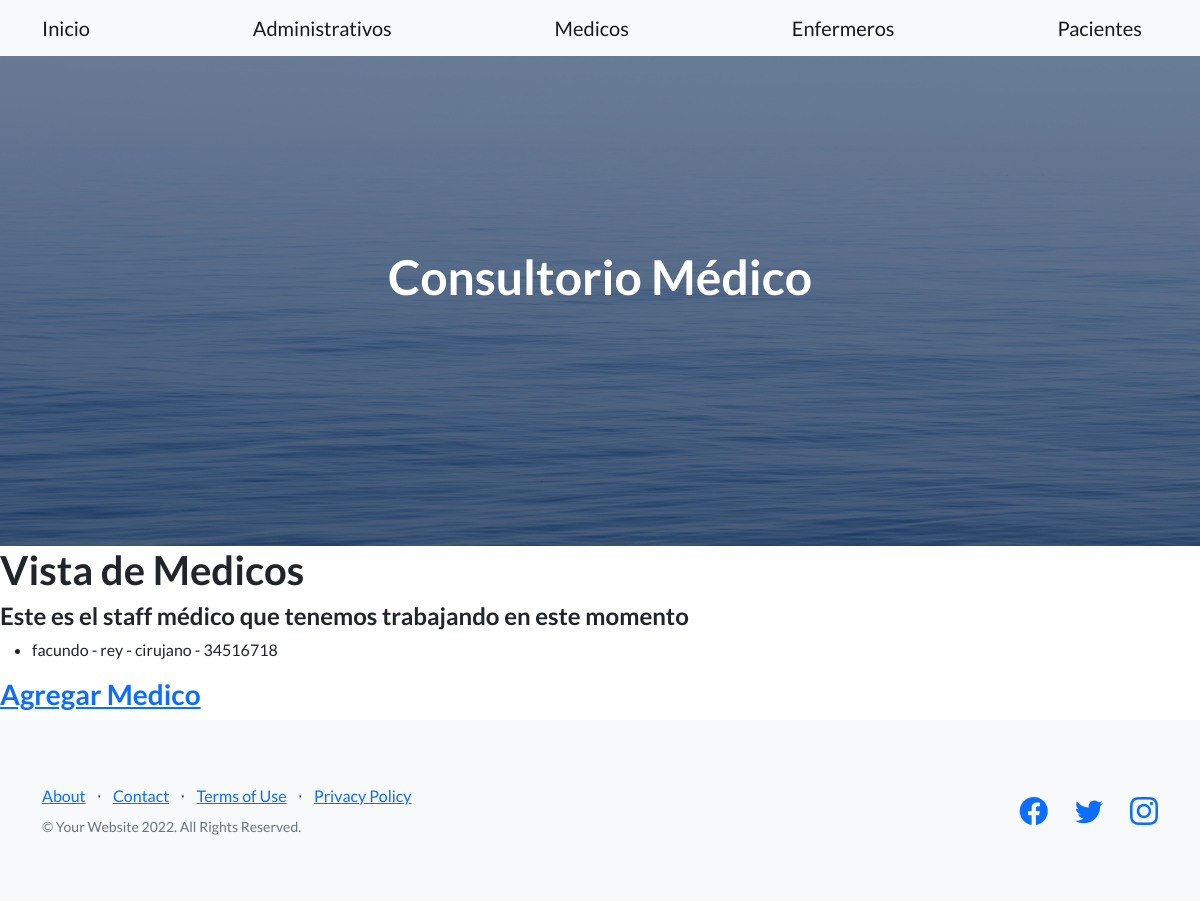
/consultorio/medicos/, run on the app's committed database.
### Appconsultorios/models.py (models this page shows, shortened)
class Medico(models.Model):
    nombre = models.CharField(max_length=50)
    apellido = models.CharField(max_length=50)
    especialidad = models.CharField(max_length=50)
    matricula = models.IntegerField()

### Appconsultorios/views.py (the view)
# urls.py: path('medicos/', medicos,name="medicos"),
def medicos(request):
    lista=Medico.objects.all
    return render(request, 'medicos.html',{'lista_medicos': lista})

### Appconsultorios/Templates/medicos.html
{% extends 'padre.html' %}
{% load static %}
{% block contenidoQueCambia %}
    <h1>Vista de Medicos </h1>
    <h4>Este es el staff médico que tenemos trabajando en este momento</h4>
    <ul>
        {% for  medico in lista_medicos  %}
            <li>{{medico.nombre}} - {{medico.apellido}} - {{medico.especialidad}} - {{medico.matricula}} </li>
        {% endfor %}
    </ul>
    <h3>
        <a href="{% url 'medicoFormulario' %}">Agregar Medico</a>
    </h3>
{% endblock contenidoQueCambia %}

### data on the page
Medico: nombre "facundo", apellido "rey", especialidad "cirujano", matricula "34516718"
